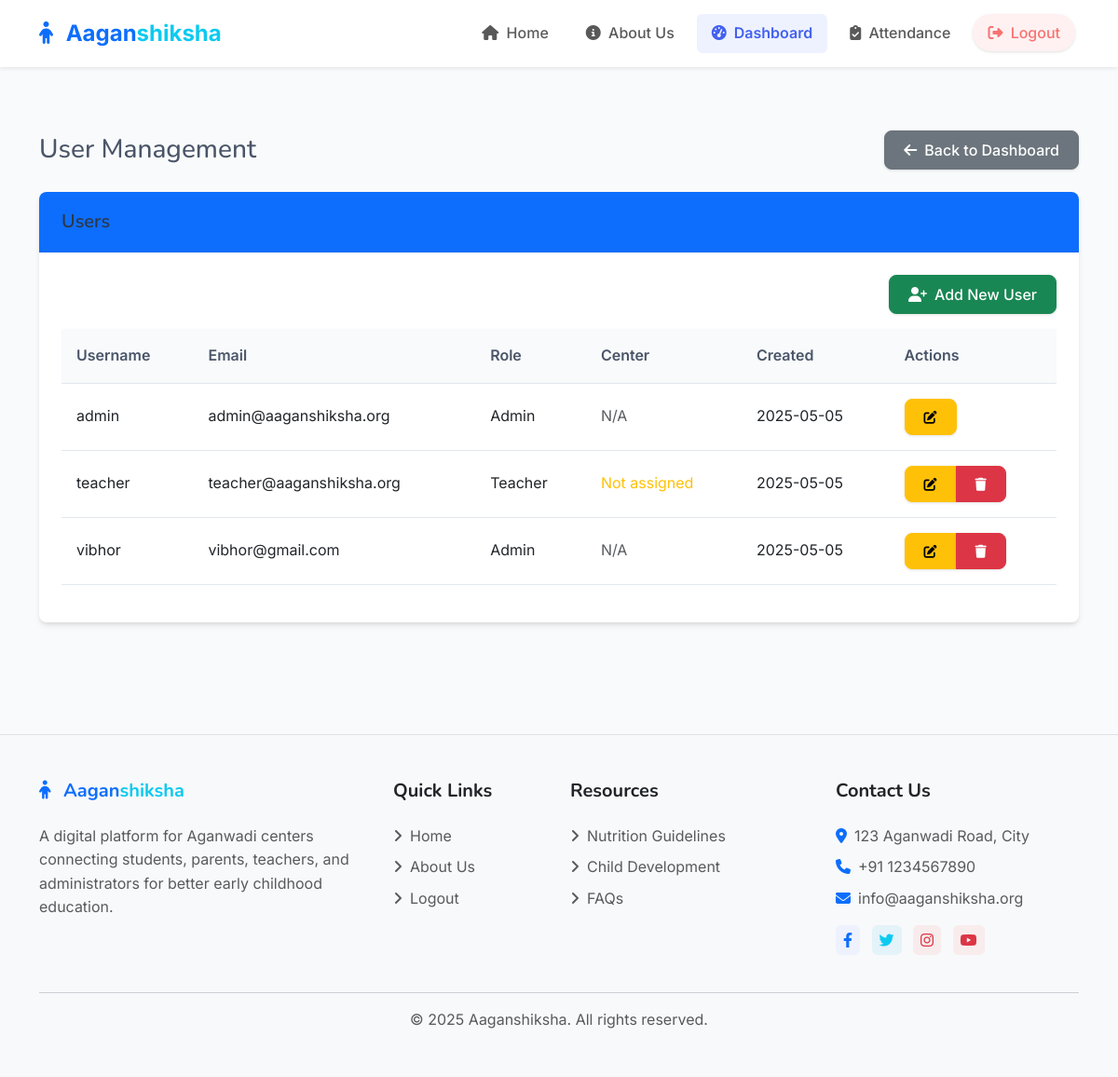
Before: /admin/users (signed in) with the older database file.
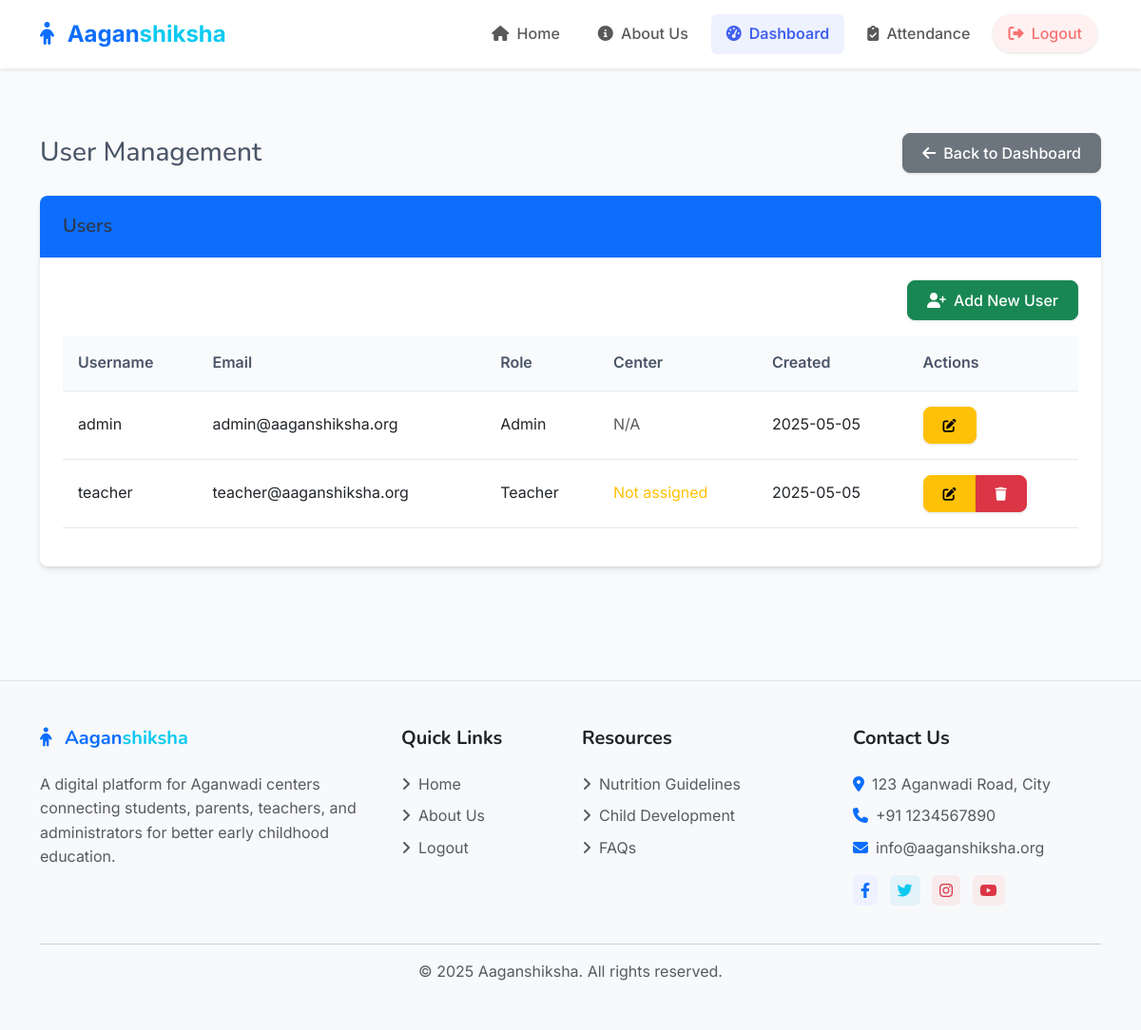
After: the same page with the newer database file.
### models.py (models this page shows, shortened)
class User(UserMixin, db.Model):
    id = db.Column(db.Integer, primary_key=True)
    username = db.Column(db.String(64), unique=True, nullable=False)
    email = db.Column(db.String(120), unique=True, nullable=False)
    password_hash = db.Column(db.String(256), nullable=False)
    role = db.Column(db.String(20), nullable=False)  # 'admin', 'teacher'
    aadhar_number = db.Column(db.String(12), unique=True, nullable=False)
    created_at = db.Column(db.DateTime, default=datetime.utcnow)
    center_id = db.Column(db.Integer, db.ForeignKey('center.id'), nullable=True)  # Only required for teachers
    center = db.relationship('Center', backref='teachers', lazy=True)
    complaints = db.relationship('Complaint', backref='author', lazy=True)
    nutrition_tips = db.relationship('NutritionTip', backref='created_by', lazy=True)
    activities = db.relationship('Activity', backref='created_by', lazy=True)

### routes/admin.py (the view)
@admin_bp.route('/users')
@login_required
@admin_required
def users():
    users = User.query.all()
    return render_template('admin/users.html', users=users)

### templates/admin/users.html (shortened to what this page needs)
{% extends 'base.html' %}
{% block content %}
<div class="container py-4">
    <div class="d-flex justify-content-between align-items-center mb-4">
        <h1 class="h3 mb-0">User Management</h1>
        <a href="{{ url_for('admin.dashboard') }}" class="btn btn-secondary">
            <i class="fas fa-arrow-left me-2"></i>Back to Dashboard
        </a>
    </div>
    <div class="card mb-4">
        <div class="card-header bg-primary text-white">
            <h5 class="mb-0">
                {% if is_add %}
                    Add New User
                {% elif is_edit %}
                    Edit User
                {% else %}
                    Users
                {% endif %}
            </h5>
        </div>
        <div class="card-body">
            {% if is_add or is_edit %}
                <form method="POST">
                    {{ form.hidden_tag() }}
                    <div class="row mb-3">
                        <div class="col-md-6">
                            <label class="form-label">Username</label>
                            {{ form.username(class="form-control") }}
                            {% if form.username.errors %}
                                <div class="text-danger">
                                    {% for error in form.username.errors %}
                                        <small>{{ error }}</small>
                                    {% endfor %}
                                </div>
                            {% endif %}
                        </div>
                        <div class="col-md-6">
                            <label class="form-label">Email</label>
                            {{ form.email(class="form-control") }}
                            {% if form.email.errors %}
                                <div class="text-danger">
                                    {% for error in form.email.errors %}
                                        <small>{{ error }}</small>
                                    {% endfor %}
                                </div>
                            {% endif %}
                        </div>
                    </div>
                    <div class="row mb-3">
                        {% if is_add %}
                            <div class="col-md-6">
                                <label class="form-label">Password</label>
                                {{ form.password(class="form-control") }}
                                {% if form.password.errors %}
                                    <div class="text-danger">
                                        {% for error in form.password.errors %}
                                            <small>{{ error }}</small>
                                        {% endfor %}
                                    </div>
                                {% endif %}
                            </div>
                            <div class="col-md-6">
                                <label class="form-label">Confirm Password</label>
                                {{ form.confirm_password(class="form-control") }}
                                {% if form.confirm_password.errors %}
                                    <div class="text-danger">
                                        {% for error in form.confirm_password.errors %}
                                            <small>{{ error }}</small>
                                        {% endfor %}
                                    </div>
                                {% endif %}
                            </div>
                        {% else %}
                            <div class="col-md-6">
                                <label class="form-label">New Password (leave blank to keep current)</label>
                                {{ form.password(class="form-control") }}
                                {% if form.password.errors %}
                                    <div class="text-danger">
                                        {% for error in form.password.errors %}
                                            <small>{{ error }}</small>
                                        {% endfor %}
                                    </div>
                                {% endif %}
                            </div>
                            <div class="col-md-6">
                                <label class="form-label">Confirm New Password</label>
                                {{ form.confirm_password(class="form-control") }}
                                {% if form.confirm_password.errors %}
                                    <div class="text-danger">
                                        {% for error in form.confirm_password.errors %}
                                            <small>{{ error }}</small>
                                        {% endfor %}
                                    </div>
                                {% endif %}
                            </div>
                        {% endif %}
                    </div>
                    <div class="mb-3">
                        <label class="form-label">Role</label>
                        {{ form.role(class="form-select", id="role") }}
                        {% if form.role.errors %}
                            <div class="text-danger">
                                {% for error in form.role.errors %}
                                    <small>{{ error }}</small>
                                {% endfor %}
                            </div>
                        {% endif %}
                    </div>
                    <div class="mb-3">
                        <label class="form-label">Aadhar Number</label>
                        {{ form.aadhar_number(class="form-control", placeholder="Enter 12-digit Aadhar number") }}
                        {% if form.aadhar_number.errors %}
                            <div class="text-danger">
                                {% for error in form.aadhar_number.errors %}
                                    <small>{{ error }}</small>
                                {% endfor %}
                            </div>
                        {% endif %}
                    </div>
                    <div class="mb-3" id="center-field">
                        <label class="form-label">Center (required for teachers)</label>
                        {{ form.center_id(class="form-control") }}
                        {% if form.center_id.errors %}
                            <div class="text-danger">
                                {% for error in form.center_id.errors %}
                                    <small>{{ error }}</small>
                                {% endfor %}
                            </div>
                        {% endif %}
                    </div>
                    <script>
                        // Show/hide center field based on role selection
                        document.addEventListener('DOMContentLoaded', function() {
                            const roleSelect = document.getElementById('role');
                            const centerField = document.getElementById('center-field');
                            function toggleCenterField() {
                                if (roleSelect.value === 'teacher') {
                                    centerField.style.display = 'block';
                                } else {
                                    centerField.style.display = 'none';
                                }
                            }
                            toggleCenterField(); // Initial state
                            roleSelect.addEventListener('change', toggleCenterField);
                        });
                    </script>
                    <div class="d-flex justify-content-between">
                        <a href="{{ url_for('admin.users') }}" class="btn btn-secondary">Cancel</a>
                        {{ form.submit(class="btn btn-primary") }}
                    </div>
                </form>
            {% else %}
                <div class="d-flex justify-content-end mb-3">
                    <a href="{{ url_for('admin.add_user') }}" class="btn btn-success">
                        <i class="fas fa-user-plus me-2"></i>Add New User
                    </a>
                </div>
                <div class="table-responsive">
                    <table class="table table-hover">
                        <thead>
                            <tr>
                                <th>Username</th>
                                <th>Email</th>
                                <th>Role</th>
                                <th>Center</th>
                                <th>Created</th>
                                <th>Actions</th>
                            </tr>
                        </thead>
                        <tbody>
                            {% if users %}
                                {% for user in users %}
                                    <tr>
                                        <td>{{ user.username }}</td>
                                        <td>{{ user.email }}</td>
                                        <td>{{ user.role|capitalize }}</td>
                                        <td>
                                            {% if user.role == 'teacher' and user.center %}
                                                {{ user.center.name }}
                                            {% elif user.role == 'teacher' %}
                                                <span class="text-warning">Not assigned</span>
                                            {% else %}
                                                <span class="text-muted">N/A</span>
                                            {% endif %}
                                        </td>
                                        <td>{{ user.created_at.strftime('%Y-%m-%d') }}</td>
                                        <td>
                                            <div class="btn-group btn-group-sm">
                                                <a href="{{ url_for('admin.edit_user', id=user.id) }}" class="btn btn-warning">
                                                    <i class="fas fa-edit"></i>
                                                </a>
                                                {% if user.id != current_user.id %}
                                                    <button type="button" class="btn btn-danger" data-bs-toggle="modal" data-bs-target="#deleteModal{{ user.id }}">
                                                        <i class="fas fa-trash"></i>
                                                    </button>
                                                {% endif %}
                                            </div>
                                        </td>
                                    </tr>
                                {% endfor %}
                            {% else %}
                                <tr>
                                    <td colspan="6" class="text-center">No users found.</td>
                                </tr>
                            {% endif %}
                        </tbody>
                    </table>
                </div>
            {% endif %}
        </div>
    </div>
</div>
{% endblock %}

Changed rows visible on the page:
removed User: username "vibhor", email "vibhor@gmail.com", role "Admin", shows "N/A", created_at "2025-05-05"
